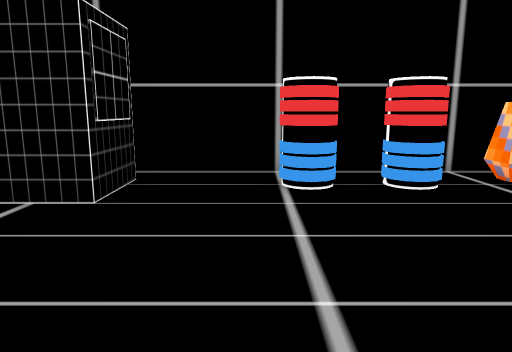
view 1 (above)

14 first-person views from a walk through a 3-D level made in the Unity game engine. The camera is 1.4 m above the floor, tilts 10° down and sees 70° across. The floor is counted in squares, 1 m on a side. Each view is taken from the middle of a square. On the plan, view 1 faces up. The plan holds only what a view shows up to about 16 squares ahead; the rest is blank. The place goes on beyond the plan. The player is left out.

view 2
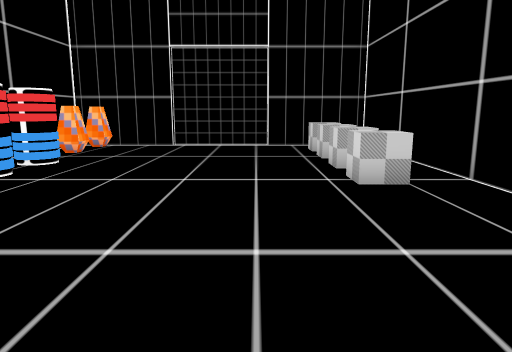

view 3
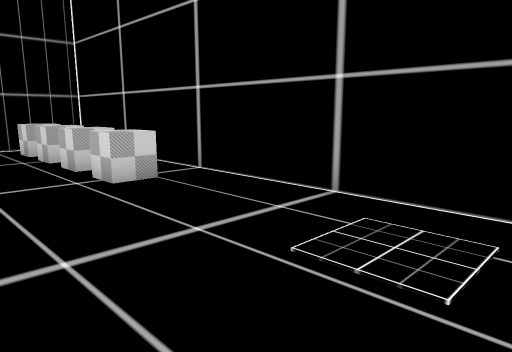

view 4
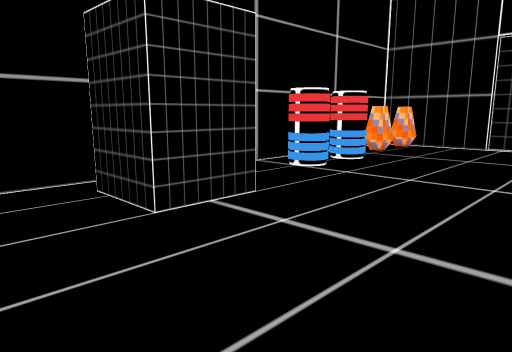

view 5
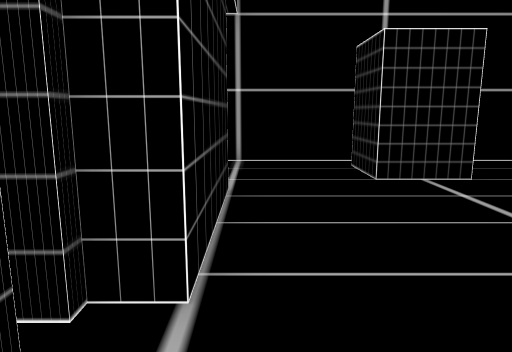

view 6
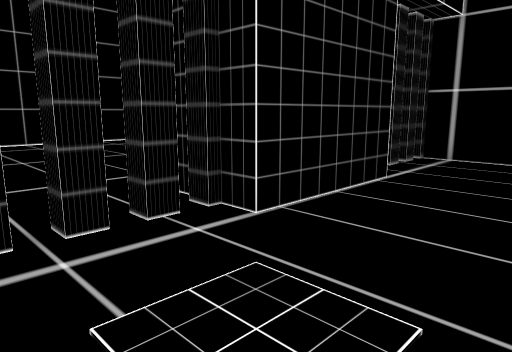

view 7
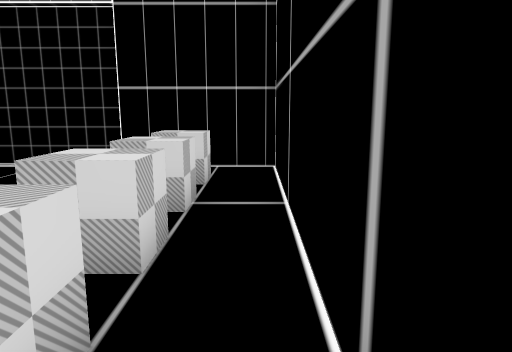

view 8
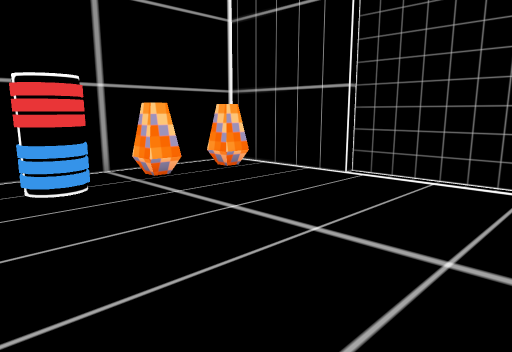

view 9
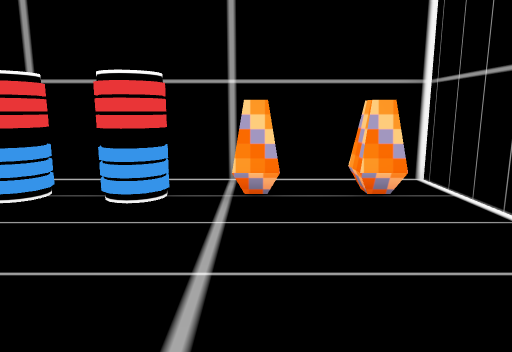

view 10
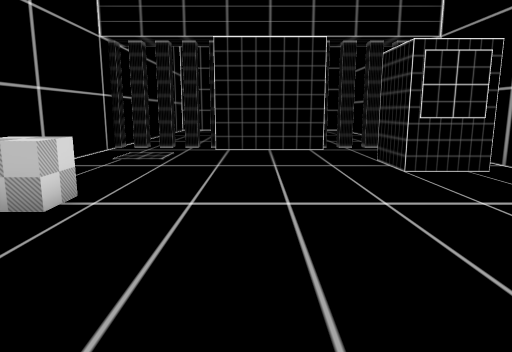

view 11
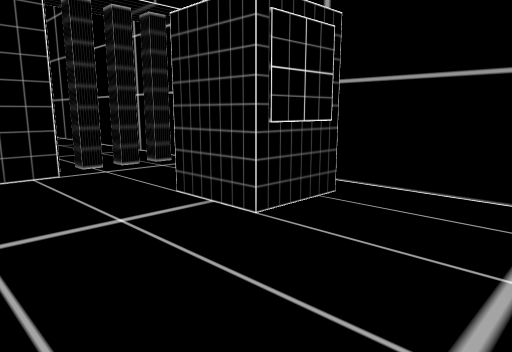

view 12
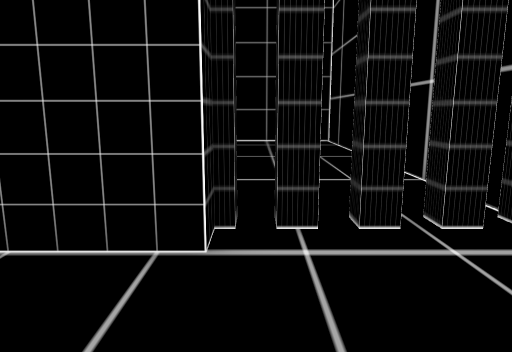

view 13
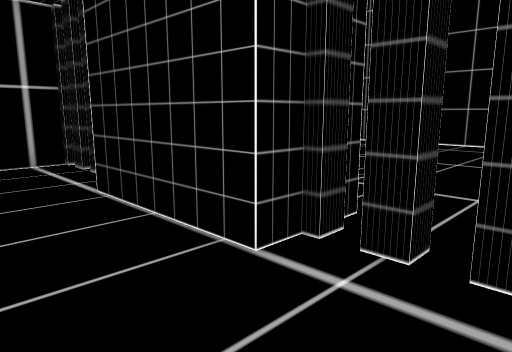

view 14
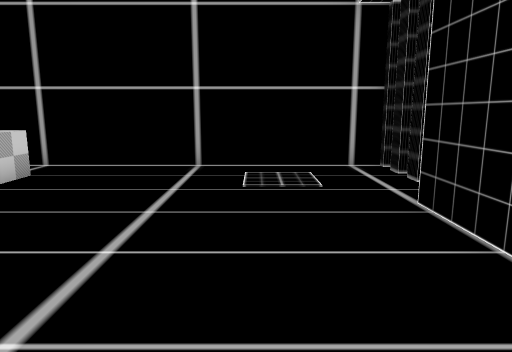

### Floor plan
Points are (right, up) in squares from view 1. A wall is a line through its corners. A room is listed if a view was taken in it or the views show most of it. See-through windows are left out.
Room 1 (views 1, 2, 3, 4, 5, 6, 7, 8, 9, 10, 11, 12, 13, 14)
walls: (-2.5, 7.6) (-2.5, 5.5) (-4.5, 5.5) (-4.5, 7.5); (2.8, -3.5) (5, -3.5); (-4.7, -3.5) (-2.1, -3.5); (-3.4, 8.5) (-4.2, 8.5); (-7.5, 4.5) (-7.5, 0.5) (-8.2, 0.5) (-8.2, 0.3) (-8.8, 0.3); (8.5, 4.4) (8.5, 8.5) (0.4, 8.5); (7, -3.5) (8.5, -3.5) (8.5, 0.5); (8.8, 0.5) (8.8, 4.5); (-8.2, 5.8) (-8.2, 5.3); (-8.8, -0.2) (-8.2, -0.2) (-8.2, -0.7); (-8.2, -2.2) (-8.2, -2.8); (-8.8, -1.2) (-8.2, -1.2) (-8.2, -1.7); (-8.2, 6.9) (-8.2, 6.3); (-8.4, -3.5) (-7.2, -3.5); (-8.2, 7.9) (-8.2, 7.3); (-8.1, 8.3) (-8.8, 8.3)
ways out: gap at (-9, 0); gap at (-9, 8)
objects: other object (0, -2) to (1, -1); other object (1, 7); other object (2, -2) to (3, -1); other object (3, 7); other object (4, -2) to (5, -1); other object (5, 7); other object (6, -2) to (7, -1); other object (7, 7)

Positions as (right, up) in squares from view 1, and headings:
1: (0, 0), facing up
2: (-7, 1), facing right
3: (-7, 2), facing down-right
4: (-7, 1), facing up-right
5: (-7, -2), facing up
6: (-4, -3), facing up-left
7: (-1, -3), facing right
8: (1, 0), facing up-right
9: (5, 1), facing up
10: (6, 2), facing left
11: (1, 2), facing up-left
12: (-4, 5), facing left
13: (-5, 7), facing down-left
14: (-5, 6), facing down
